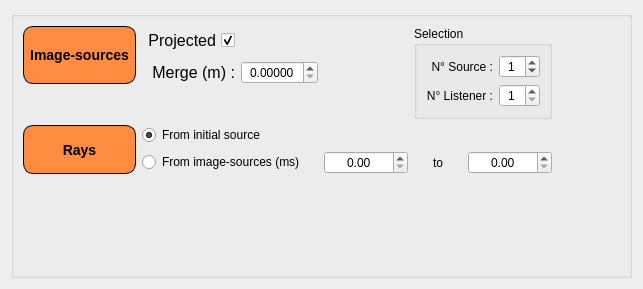
          <widget class="QWidget" name="page_4">
           <property name="geometry">
            <rect>
             <x>0</x>
             <y>0</y>
             <width>643</width>
             <height>289</height>
            </rect>
           </property>
           <attribute name="label">
            <string>Export</string>
           </attribute>
           <layout class="QGridLayout" name="gridLayout_3">
            <item row="3" column="0">
             <widget class="QGroupBox" name="groupBox_6">
              <property name="autoFillBackground">
               <bool>false</bool>
              </property>
              <property name="styleSheet">
               <string notr="true"/>
              </property>
              <property name="title">
               <string/>
              </property>
              <property name="flat">
               <bool>false</bool>
              </property>
              <layout class="QGridLayout" name="gridLayout_13">
               <item row="0" column="5" rowspan="3" colspan="2">
                <widget class="QGroupBox" name="groupBox_3">
                 <property name="title">
                  <string>Selection</string>
                 </property>
                 <layout class="QGridLayout" name="gridLayout_10">
                  <item row="0" column="0">
                   <widget class="QLabel" name="label_2">
                    <property name="text">
                     <string>N° Source :</string>
                    </property>
                    <property name="alignment">
                     <set>Qt::AlignRight|Qt::AlignTrailing|Qt::AlignVCenter</set>
                    </property>
                   </widget>
                  </item>
                  <item row="0" column="1">
                   <widget class="QSpinBox" name="spinBox_numSource">
                    <property name="sizePolicy">
                     <sizepolicy hsizetype="Fixed" vsizetype="Fixed">
                      <horstretch>0</horstretch>
                      <verstretch>0</verstretch>
                     </sizepolicy>
                    </property>
                    <property name="toolTip">
                     <string>Use 0 for all sources</string>
                    </property>
                    <property name="toolTipDuration">
                     <number>-1</number>
                    </property>
                    <property name="alignment">
                     <set>Qt::AlignCenter</set>
                    </property>
                    <property name="minimum">
                     <number>0</number>
                    </property>
                    <property name="value">
                     <number>1</number>
                    </property>
                   </widget>
                  </item>
                  <item row="1" column="0">
                   <widget class="QLabel" name="label_5">
                    <property name="text">
                     <string>N° Listener :</string>
                    </property>
                    <property name="alignment">
                     <set>Qt::AlignRight|Qt::AlignTrailing|Qt::AlignVCenter</set>
                    </property>
                   </widget>
                  </item>
                  <item row="1" column="1">
                   <widget class="QSpinBox" name="spinBox_numListener">
                    <property name="sizePolicy">
                     <sizepolicy hsizetype="Fixed" vsizetype="Fixed">
                      <horstretch>0</horstretch>
                      <verstretch>0</verstretch>
                     </sizepolicy>
                    </property>
                    <property name="alignment">
                     <set>Qt::AlignCenter</set>
                    </property>
                    <property name="minimum">
                     <number>1</number>
                    </property>
                    <property name="value">
                     <number>1</number>
                    </property>
                   </widget>
                  </item>
                 </layout>
                </widget>
               </item>
               <item row="3" column="0" rowspan="2">
                <widget class="QPushButton" name="bouton_rayons">
                 <property name="sizePolicy">
                  <sizepolicy hsizetype="Preferred" vsizetype="Minimum">
                   <horstretch>0</horstretch>
                   <verstretch>0</verstretch>
                  </sizepolicy>
                 </property>
                 <property name="autoFillBackground">
                  <bool>false</bool>
                 </property>
                 <property name="styleSheet">
                  <string notr="true">background-color: rgb(253, 140, 64);
    border-style: outset;
     border-width: 1px;
    border-radius: 10px;
    border-color: black;
    font: bold 14px;
    padding: 6px;</string>
                 </property>
                 <property name="text">
                  <string>Rays</string>
                 </property>
                 <property name="autoDefault">
                  <bool>false</bool>
                 </property>
                 <property name="flat">
                  <bool>false</bool>
                 </property>
                </widget>
               </item>
               <item row="4" column="2" colspan="2">
                <widget class="QRadioButton" name="radioButton_tpsSI">
                 <property name="text">
                  <string>From image-sources (ms)</string>
                 </property>
                 <property name="checked">
                  <bool>false</bool>
                 </property>
                </widget>
               </item>
               <item row="2" column="8">
                <spacer name="horizontalSpacer_6">
                 <property name="orientation">
                  <enum>Qt::Horizontal</enum>
                 </property>
                 <property name="sizeHint" stdset="0">
                  <size>
                   <width>40</width>
                   <height>20</height>
                  </size>
                 </property>
                </spacer>
               </item>
               <item row="4" column="4">
                <widget class="QDoubleSpinBox" name="doubleSpinBox_siTps">
                 <property name="sizePolicy">
                  <sizepolicy hsizetype="Minimum" vsizetype="Fixed">
                   <horstretch>0</horstretch>
                   <verstretch>0</verstretch>
                  </sizepolicy>
                 </property>
                 <property name="alignment">
                  <set>Qt::AlignCenter</set>
                 </property>
                 <property name="maximum">
                  <double>100000.000000000000000</double>
                 </property>
                </widget>
               </item>
               <item row="3" column="2" colspan="2">
                <widget class="QRadioButton" name="radioButton_initSource">
                 <property name="text">
                  <string>From initial source</string>
                 </property>
                 <property name="checked">
                  <bool>true</bool>
                 </property>
                </widget>
               </item>
               <item row="0" column="2">
                <widget class="QCheckBox" name="checkBox_projeter">
                 <property name="sizePolicy">
                  <sizepolicy hsizetype="Minimum" vsizetype="Preferred">
                   <horstretch>0</horstretch>
                   <verstretch>0</verstretch>
                  </sizepolicy>
                 </property>
                 <property name="font">
                  <font>
                   <pointsize>12</pointsize>
                  </font>
                 </property>
                 <property name="layoutDirection">
                  <enum>Qt::RightToLeft</enum>
                 </property>
                 <property name="text">
                  <string>Projected</string>
                 </property>
                 <property name="checked">
                  <bool>true</bool>
                 </property>
                </widget>
               </item>
               <item row="4" column="6">
                <widget class="QDoubleSpinBox" name="doubleSpinBox_siTps_erreur">
                 <property name="sizePolicy">
                  <sizepolicy hsizetype="Minimum" vsizetype="Fixed">
                   <horstretch>0</horstretch>
                   <verstretch>0</verstretch>
                  </sizepolicy>
                 </property>
                 <property name="alignment">
                  <set>Qt::AlignCenter</set>
                 </property>
                 <property name="minimum">
                  <double>0.000000000000000</double>
                 </property>
                 <property name="maximum">
                  <double>100000.000000000000000</double>
                 </property>
                 <property name="value">
                  <double>0.000000000000000</double>
                 </property>
                </widget>
               </item>
               <item row="5" column="0">
                <spacer name="verticalSpacer_7">
                 <property name="orientation">
                  <enum>Qt::Vertical</enum>
                 </property>
                 <property name="sizeHint" stdset="0">
                  <size>
                   <width>20</width>
                   <height>40</height>
                  </size>
                 </property>
                </spacer>
               </item>
               <item row="4" column="5">
                <widget class="QLabel" name="label_to">
                 <property name="text">
                  <string>to</string>
                 </property>
                 <property name="alignment">
                  <set>Qt::AlignCenter</set>
                 </property>
                </widget>
               </item>
               <item row="1" column="2">
                <widget class="QLabel" name="label">
                 <property name="font">
                  <font>
                   <pointsize>12</pointsize>
                  </font>
                 </property>
                 <property name="text">
                  <string>Merge (m) :</string>
                 </property>
                 <property name="alignment">
                  <set>Qt::AlignRight|Qt::AlignTrailing|Qt::AlignVCenter</set>
                 </property>
                </widget>
               </item>
               <item row="1" column="3">
                <widget class="QDoubleSpinBox" name="doubleSpinBox_regrouperSI">
                 <property name="sizePolicy">
                  <sizepolicy hsizetype="Minimum" vsizetype="Fixed">
                   <horstretch>0</horstretch>
                   <verstretch>0</verstretch>
                  </sizepolicy>
                 </property>
                 <property name="alignment">
                  <set>Qt::AlignCenter</set>
                 </property>
                 <property name="decimals">
                  <number>5</number>
                 </property>
                </widget>
               </item>
               <item row="0" column="0" rowspan="2">
                <widget class="QPushButton" name="bouton_projection">
                 <property name="sizePolicy">
                  <sizepolicy hsizetype="Fixed" vsizetype="Preferred">
                   <horstretch>0</horstretch>
                   <verstretch>0</verstretch>
                  </sizepolicy>
                 </property>
                 <property name="styleSheet">
                  <string notr="true">background-color: rgb(253, 140, 64);    border-style: outset;
    border-width: 1px;
    border-radius: 10px;
    border-color: black;
    font: bold 14px;
    padding: 6px;</string>
                 </property>
                 <property name="text">
                  <string>Image-sources</string>
                 </property>
                </widget>
               </item>
              </layout>
             </widget>
            </item>
           </layout>
          </widget>
